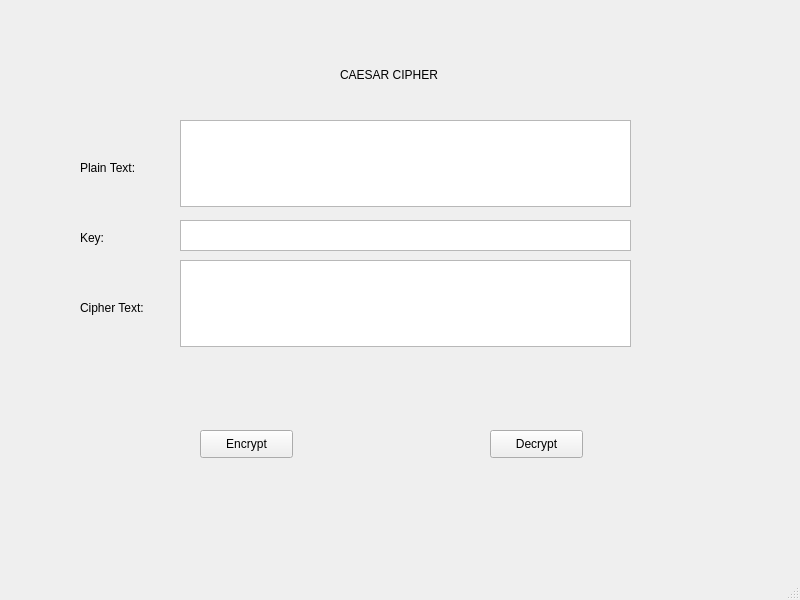
<?xml version="1.0" encoding="UTF-8"?>
<ui version="4.0">
 <class>MainWindow</class>
 <widget class="QMainWindow" name="MainWindow">
  <property name="geometry">
   <rect>
    <x>0</x>
    <y>0</y>
    <width>800</width>
    <height>600</height>
   </rect>
  </property>
  <property name="windowTitle">
   <string>MainWindow</string>
  </property>
  <widget class="QWidget" name="centralwidget">
   <widget class="QLabel" name="label">
    <property name="geometry">
     <rect>
      <x>340</x>
      <y>60</y>
      <width>101</width>
      <height>31</height>
     </rect>
    </property>
    <property name="text">
     <string>CAESAR CIPHER</string>
    </property>
    <property name="textFormat">
     <enum>Qt::RichText</enum>
    </property>
   </widget>
   <widget class="QLabel" name="label_2">
    <property name="geometry">
     <rect>
      <x>80</x>
      <y>160</y>
      <width>55</width>
      <height>16</height>
     </rect>
    </property>
    <property name="text">
     <string>Plain Text:</string>
    </property>
   </widget>
   <widget class="QLabel" name="label_3">
    <property name="geometry">
     <rect>
      <x>80</x>
      <y>230</y>
      <width>55</width>
      <height>16</height>
     </rect>
    </property>
    <property name="text">
     <string>Key:</string>
    </property>
   </widget>
   <widget class="QLabel" name="label_4">
    <property name="geometry">
     <rect>
      <x>80</x>
      <y>300</y>
      <width>71</width>
      <height>16</height>
     </rect>
    </property>
    <property name="text">
     <string>Cipher Text:</string>
    </property>
   </widget>
   <widget class="QPlainTextEdit" name="txt_plain_text">
    <property name="geometry">
     <rect>
      <x>180</x>
      <y>120</y>
      <width>451</width>
      <height>87</height>
     </rect>
    </property>
   </widget>
   <widget class="QPlainTextEdit" name="txt_key">
    <property name="geometry">
     <rect>
      <x>180</x>
      <y>220</y>
      <width>451</width>
      <height>31</height>
     </rect>
    </property>
   </widget>
   <widget class="QPlainTextEdit" name="txt_cipher_text">
    <property name="geometry">
     <rect>
      <x>180</x>
      <y>260</y>
      <width>451</width>
      <height>87</height>
     </rect>
    </property>
   </widget>
   <widget class="QPushButton" name="btn_encrypt">
    <property name="geometry">
     <rect>
      <x>200</x>
      <y>430</y>
      <width>93</width>
      <height>28</height>
     </rect>
    </property>
    <property name="text">
     <string>Encrypt</string>
    </property>
   </widget>
   <widget class="QPushButton" name="btn_decrypt">
    <property name="geometry">
     <rect>
      <x>490</x>
      <y>430</y>
      <width>93</width>
      <height>28</height>
     </rect>
    </property>
    <property name="text">
     <string>Decrypt</string>
    </property>
   </widget>
  </widget>
  <widget class="QMenuBar" name="menubar">
   <property name="geometry">
    <rect>
     <x>0</x>
     <y>0</y>
     <width>800</width>
     <height>26</height>
    </rect>
   </property>
  </widget>
  <widget class="QStatusBar" name="statusbar"/>
 </widget>
 <resources/>
 <connections/>
</ui>
